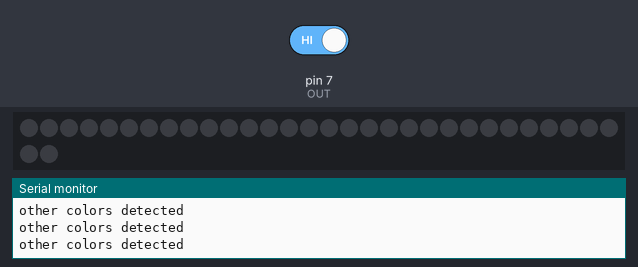
A sketch run on a simulated Arduino Uno, built with avr-gcc and run on an emulated ATmega328P. Shown: 32 RGB LEDs in strip order, left to right, continuing on the next row, the last lines printed to the serial monitor. Inputs (shaded band) come from the test bench; at power-on: pin 7 (OUT) HIGH.

Above: at 1.8 s.
1.9 s: pin 7 (OUT) driven LOW
At 2.01 s:
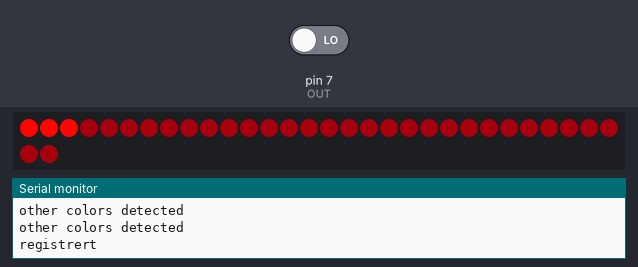
At 3.52 s:
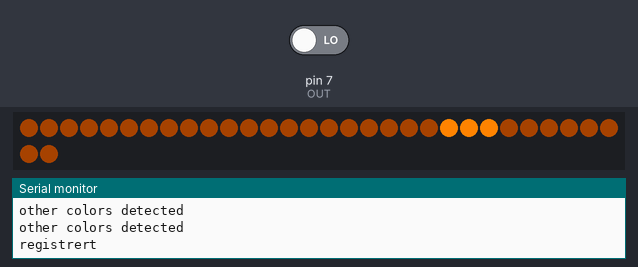
12.4 s: pin 7 (OUT) driven LOW
At 12.58 s:
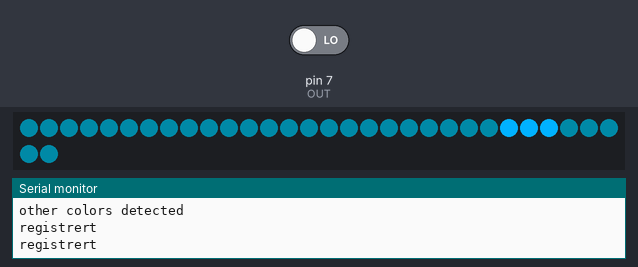

The sketch:

sensor-check.ino
```cpp
/* Prosjekt: Fargeanimasjon med WS2812B LED-strip og infrarød sensor
 Beskrivelse: Når en sensor registrerer et objekt (f.eks. lys/mørke),
              starter en fargeanimasjon på en LED-strip i 10 sekunder.
              Animasjonen består av en bevegelig blokk som endrer farge kontinuerlig.
 Bruker: Adafruit NeoPixel bibliotek, digital inngang, millis() for timing.
 */


#include <Adafruit_NeoPixel.h> // Bibliotek for å styre WS2812B (NeoPixel) LED-striper

// LED-strip konfigurasjon
#define PIN         6           // Data-pin koblet til LED-stripen
#define NUM_LEDS    32          // Antall LEDs på stripen
#define BLOCK_SIZE  3           // Størrelse på den animerte fargeblokken

Adafruit_NeoPixel strip(NUM_LEDS, PIN, NEO_GRB + NEO_KHZ800); // Initialiserer stripen

// Sensor
int OUT = 7; // Digital inngang koblet til HW201 infrarød sensor

// Animasjonsparametere
int baseHue = 0;    // Basis fargetone (hue) for fargeanimasjonen
int direction = 1;  // Retning på animasjonen: 1 = fremover, -1 = bakover
int position = 0;   // Nåværende posisjon for startpunktet til fargeblokken

void setup() {
  Serial.begin(9600); // Starter seriell kommunikasjon (for debugging)
  pinMode(OUT, INPUT); // Setter sensoren som input

  strip.begin();  // Initialiserer LED-stripen
  strip.show();   // Slår av alle LEDs ved start
}

void loop() {
  int sensorValue = digitalRead(OUT); // Leser sensorens tilstand (0 = objekt registrert)

  if (sensorValue == 0) {
    Serial.println("registrert");

    startAnimation(10000); // Starter animasjon i 10 000 ms (10 sekunder)

    clearStrip(); // Slår av alle lys etter animasjonen
  } else {
    Serial.println("other colors detected"); // For debugging: sensor har ikke registrert noe
  }

  delay(500); // Venter litt før neste sensoravlesning
}

// Starter fargeanimasjonen i angitt varighet (millisekunder)
void startAnimation(unsigned long duration) {
  unsigned long endTime = millis() + duration; // Tidspunkt hvor animasjonen skal stoppe

  while (millis() < endTime) {
    updateColors();       // Oppdater basisfarge (hue)
    drawBackground();     // Tegn bakgrunnsfarge på hele stripen
    drawMovingBlock();    // Tegn animert fargeblokk oppå bakgrunnen
    strip.show();         // Oppdater stripen med endringer
    delay(70);            // Kontrollerer hvor raskt animasjonen går
    updatePosition();     // Flytt blokken til ny posisjon
  }
}

// Oppdaterer basis-hue kontinuerlig for å gi animasjonen en jevn fargesyklus
void updateColors() {
  baseHue = (baseHue + 1) % 255; // Øker fargetone, ruller over til 0 etter 254
}

// Fyller hele stripen med en svak bakgrunnsfarge
void drawBackground() {
  int backgroundHue = (baseHue - 5) * 256; // Litt forskjellig hue fra fargeblokken
  unsigned long backgroundColor = strip.ColorHSV(backgroundHue, 255, 40); // Svakere intensitet

  for (int i = 0; i < NUM_LEDS; i++) {
    strip.setPixelColor(i, backgroundColor); // Setter hver LED til bakgrunnsfargen
  }
}

// Tegner den bevegelige fargeblokken i sterkere farger
void drawMovingBlock() {
  int movingHue = baseHue * 256; // Nåværende fargetone
  unsigned long movingColor = strip.ColorHSV(movingHue, 255, 255); // Full intensitet

  // Går gjennom blokken og setter farge på de relevante LEDene
  for (int i = 0; i < BLOCK_SIZE; i++) {
    int pixelIndex = position + i; // Posisjonen til hver LED i blokken
    if (pixelIndex >= 0 && pixelIndex < NUM_LEDS) {
      strip.setPixelColor(pixelIndex, movingColor); // Setter fargen hvis indeksen er innenfor stripen
    }
  }
}

// Flytter blokken fremover eller bakover og bytter retning i kantene
void updatePosition() {
  position += direction; // Flytter blokken én posisjon i gjeldende retning

  // Sjekker om vi er ved en ende og må snu retning
  if (position <= 0 || position >= NUM_LEDS - BLOCK_SIZE) {
    direction *= -1; // Endrer bevegelsesretning (spretter tilbake)
  }
}

// Slår av alle LEDs (brukes etter animasjonen)
void clearStrip() {
  strip.clear();  // Setter alle LEDs til av (sort)
  strip.show();   // Oppdaterer stripen slik at endringen vises
}
```

Measured:
- after the input at 1.9 s, the LEDs: change after 0.10 s (image 1)
